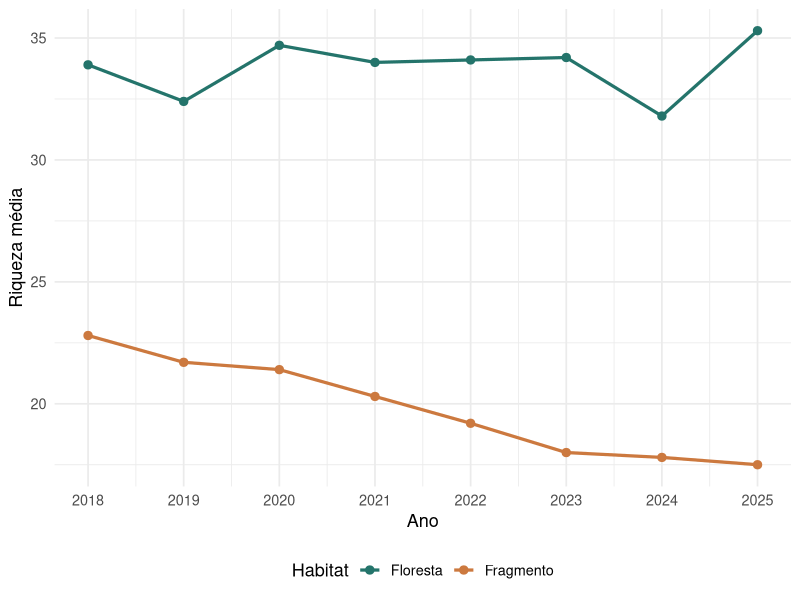
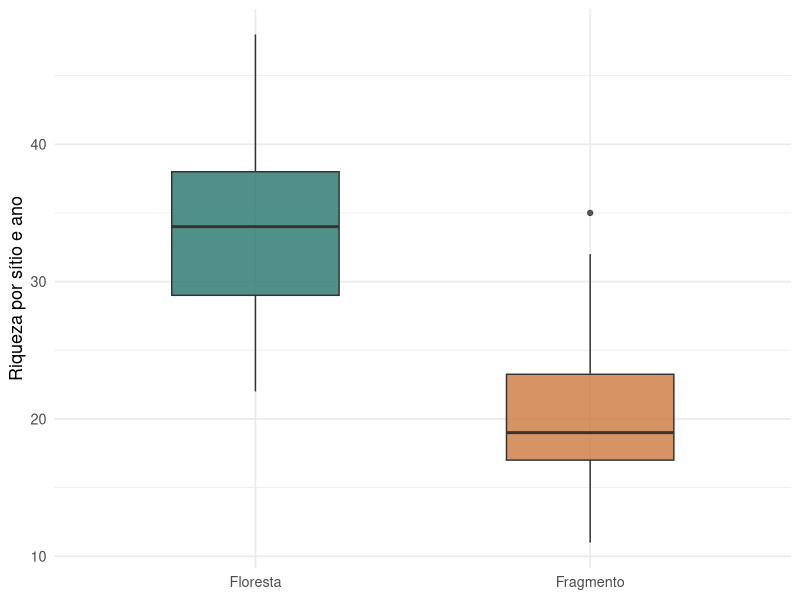

These figures' R source, in order:
## ---- chunk 1
#| label: preparar-dados
#| include: false
library(ggplot2)

# A mesma semente produz os mesmos dados a cada renderização.
set.seed(42)
dados <- expand.grid(sitio = 1:20, ano = 2018:2025)
dados$habitat <- ifelse(dados$sitio <= 10, "Floresta", "Fragmento")
dados$riqueza <- rpois(nrow(dados), lambda =
  ifelse(dados$habitat == "Floresta", 32, 22) +
  (dados$ano - 2018) * ifelse(dados$habitat == "Floresta", 0.4, -0.5))

# Para usar um CSV, substitua a simulação acima por:
# dados <- read.csv("dados.csv")
# Colunas esperadas: sitio, ano, habitat, riqueza.

media_anual <- aggregate(riqueza ~ ano + habitat, dados, mean)
media_habitat <- aggregate(riqueza ~ habitat, dados, mean)
cores <- c("Floresta" = "#24746B", "Fragmento" = "#CC793F")
theme_set(theme_minimal(base_size = 13))
## ---- chunk 2
#| content: valuebox
#| title: "Sítios amostrados"
#| icon: geo-alt
#| color: primary
list(value = length(unique(dados$sitio)))
## ---- chunk 3
#| content: valuebox
#| title: "Anos de acompanhamento"
#| icon: calendar3
#| color: info
list(value = length(unique(dados$ano)))
## ---- chunk 4
#| content: valuebox
#| title: "Riqueza média por sítio e ano"
#| icon: tree
#| color: success
list(value = format(round(mean(dados$riqueza), 1), decimal.mark = ","))
## ---- chunk 5
#| title: "Trajetória da riqueza média"
ggplot(media_anual, aes(ano, riqueza, colour = habitat)) +
  geom_line(linewidth = 1.1) +
  geom_point(size = 2.5) +
  scale_colour_manual(values = cores) +
  scale_x_continuous(breaks = 2018:2025) +
  labs(x = "Ano", y = "Riqueza média", colour = "Habitat") +
  theme(legend.position = "bottom")
## ---- chunk 6
#| title: "Variação entre observações"
ggplot(dados, aes(habitat, riqueza, fill = habitat)) +
  geom_boxplot(width = 0.5, alpha = 0.8) +
  scale_fill_manual(values = cores) +
  labs(x = NULL, y = "Riqueza por sítio e ano") +
  theme(legend.position = "none")
